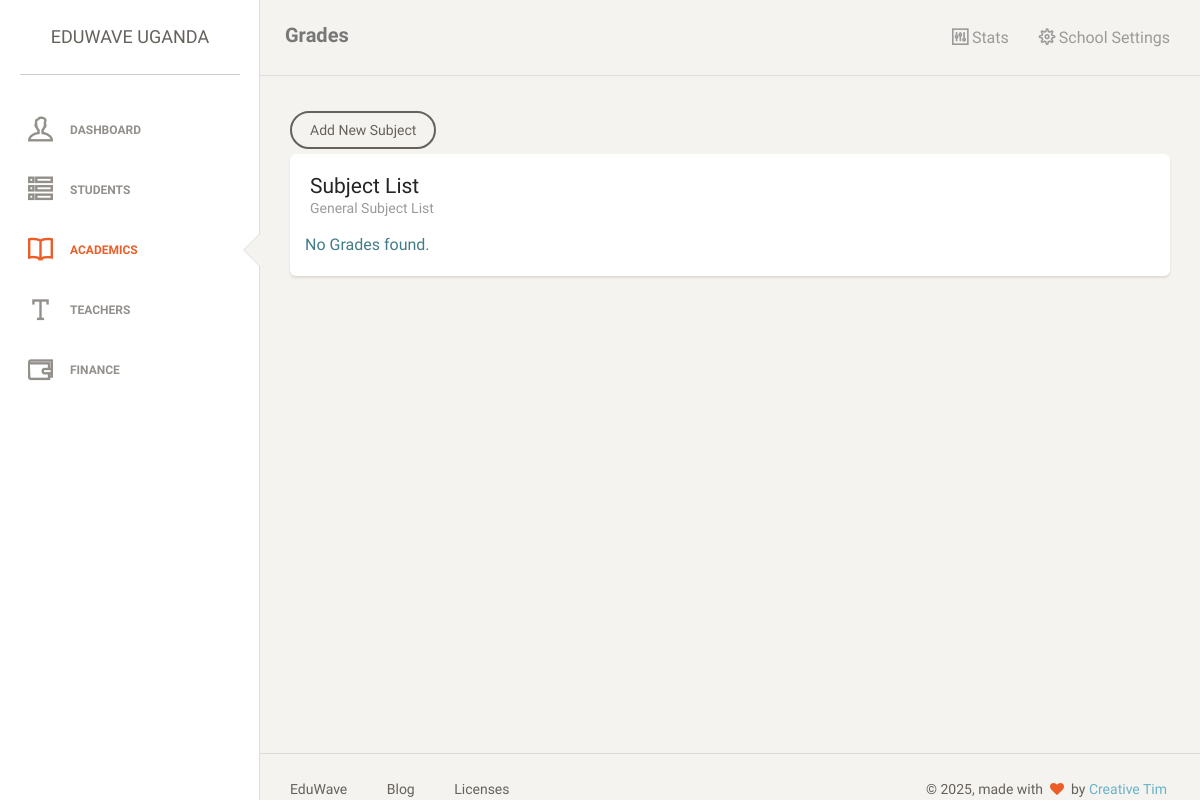
Before: /academics/subjects/ with the older database file.
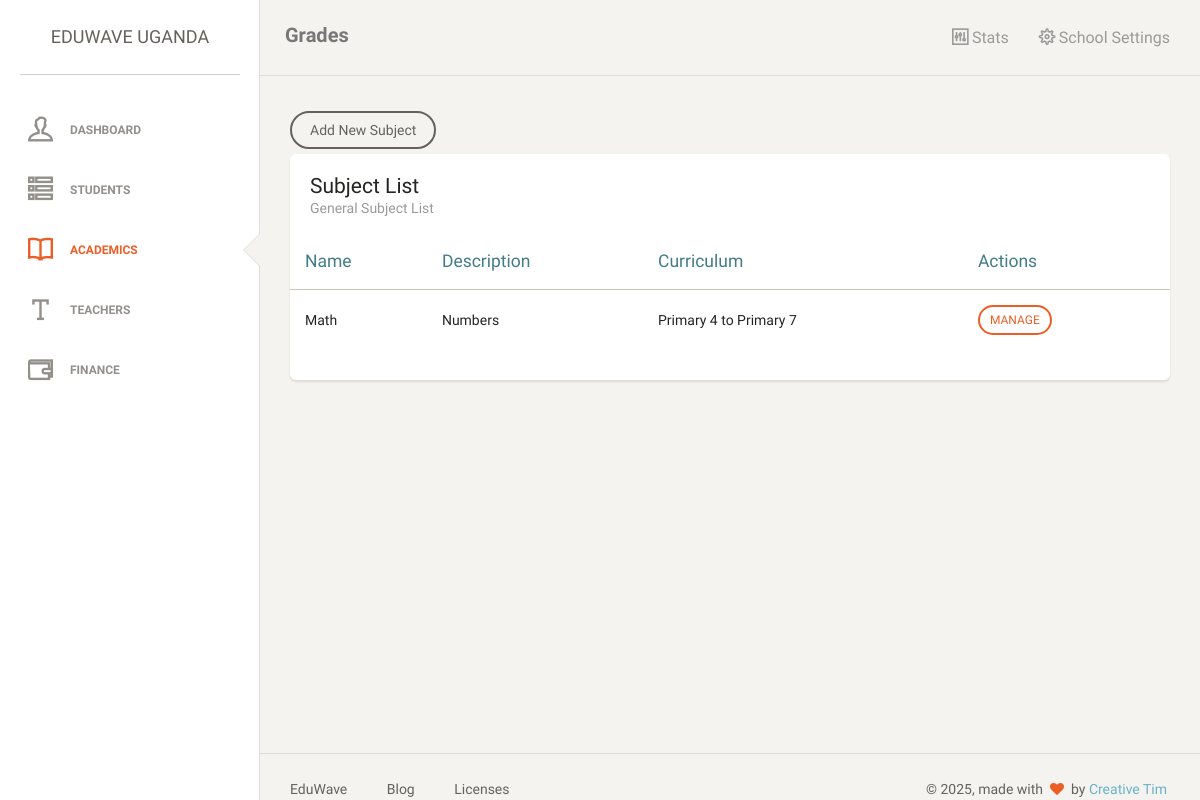
After: the same page with the newer database file.
### academic/models.py (models this page shows, shortened)
class Subject(models.Model):
    name = models.CharField(max_length=100)
    description = models.TextField()
    curriculum = models.ForeignKey('Curriculum', on_delete=models.CASCADE, related_name="subjects")
    created = models.DateField(auto_now_add=True)
    updated = models.DateField(auto_now=True)
    class Meta:
        db_table = "subject"
        db_table_comment = "This includes Subject data"
        ordering = ["name"]

class Curriculum(models.Model):
    name = models.CharField(max_length=150)
    objectives = models.TextField()
    learning_outcomes = models.TextField()
    created = models.DateField(auto_now_add=True)
    updated = models.DateField(auto_now=True)
    class Meta:
        db_table = "curriculum"
        db_table_comment = "This includes curriculum data"
        order_with_respect_to = "name"
    def __str__(self):
        return self.name

### academic/views.py (the view)
# urls.py: path('subjects/', views.subjects, name="subjects"),
def subjects(requests):
    subject_list = Subject.objects.all()
    return render(requests, "subjects.html", {"subject_list":subject_list})

### academic/templates/subjects.html
{% extends 'base.html' %}
{% block page_title %}Grades{% endblock page_title %}
{% block academicsSetActive %}active{% endblock academicsSetActive %}
{% block content %}
<div class="my-2">
    <a href="{% url 'register_subject' %}" class="btn btn-default">Add New Subject</a>
</div>
<div class="card">
    <div class="header">
        <h4 class="title">Subject List</h4>
        <p class="category">General Subject List</p>
    </div>
    <div class="content table-responsive table-full-width">
        {% if subject_list %}
            <table class="table table-striped">
                <thead>
                    <th class="text-primary fw-semo">Name</th>
                    <th class="text-primary fw-bold">Description</th>
                    <th class="text-primary fw-bold">Curriculum</th>
                    <th class="text-primary fw-bold">Actions</th>
                </thead>
                <tbody>
                    {% for subject in subject_list %}
                    <tr>
                        <td>{{subject.name}}</td>
                        <td>{{subject.description}}</td>
                        <td>{{subject.curriculum}}</td>
                        <td><a href="/students/student-details/{{student.id}}" class="btn btn-danger btn-sm">MANAGE</a></td>
                    </tr>
                    {% endfor %}
                </tbody>
            </table>
        {% else %}
            <div class="container">
                <p class="text-primary fw-bold">No Grades found.</p>
            </div>
        {% endif %}
    </div>
</div>
{% endblock content %}

### templates/base.html (shortened to what this page needs)
<!doctype html>
{% load static %}
<html lang="en">
<head>
    <link href="{% static 'assets/css/custom.css' %}" rel="stylesheet" />
    <link href="{% static 'assets/css/bootstrap.min.css' %}" rel="stylesheet" />
    <link href="{% static 'assets/css/animate.min.css' %}" rel="stylesheet" />
    <link href="{% static 'assets/css/paper-dashboard.css' %}" rel="stylesheet" />
    <link href="{% static 'assets/css/demo.css' %}" rel="stylesheet" />
    <link href="http://maxcdn.bootstrapcdn.com/font-awesome/latest/css/font-awesome.min.css" rel="stylesheet">
    <link href="{% static 'assets/css/themify-icons.css' %}" rel="stylesheet">
    <link rel="stylesheet" href="{% static 'assets/font-awesome/css/font-awesome.min.css' %}">
</head>
<body>
    <div class="wrapper">
        <div class="sidebar" data-background-color="white" data-active-color="danger">
            <div class="sidebar-wrapper">
                <div class="logo">
                    <a href="http://www.creative-tim.com" class="simple-text">
                        EduWave Uganda
                    </a>
                </div>
                <ul class="nav">
                    <li class="{% block dashboardSetActive %}{% endblock dashboardSetActive %}">
                        <a href="/">
                            <i class="ti-user"></i>
                            <p>Dashboard</p>
                        </a>
                    </li>
                    <li class="{% block studentSetActive %}{% endblock studentSetActive %}">
                        <a href="/students/">
                            <i class="ti-view-list-alt"></i>
                            <p>Students</p>
                        </a>
                    </li>
                    <li class="{% block academicsSetActive %}{% endblock academicsSetActive %}">
                        <a href="/academics/">
                            <i class="ti-book"></i>
                            <p>Academics</p>
                        </a>
                    </li>
                    <li class="{% block teacherSetActive %}{% endblock teacherSetActive %}">
                        <a href="/teachers/">
                            <i class="ti-text"></i>
                            <p>Teachers</p>
                        </a>
                    </li>
                    <li class="{% block financeSetActive %}{% endblock financeSetActive %}">
                        <a href="/finance/">
                            <i class="ti-wallet"></i>
                            <p>Finance</p>
                        </a>
                    </li>
                </ul>
            </div>
        </div>
        <div class="main-panel">
            <nav class="navbar navbar-default">
                <div class="container-fluid">
                    <div class="navbar-header">
                        <a class="navbar-brand" href="#">
                            {% block page_title %}      {% endblock page_title %}
                        </a>
                    </div>
                    <div class="collapse navbar-collapse">
                        <ul class="nav navbar-nav navbar-right">
                            <li>
                                <a href="#" class="dropdown-toggle" data-toggle="dropdown">
                                    <i class="ti-panel"></i>
                                    <p>Stats</p>
                                </a>
                            </li>
                            <li>
                                <a href="/general-information/create/">
                                    <i class="ti-settings"></i>
                                    <p>School Settings</p>
                                </a>
                            </li>
                        </ul>
                    </div>
                </div>
            </nav>
            <div class="content">
                <div class="container-fluid">
                    {% block content %}
                    {% endblock content %}
                </div>
            </div>
            <footer class="footer">
                <div class="container-fluid">
                    <nav class="pull-left">
                        <ul>
                            <li>
                                <a href="http://www.creative-tim.com">
                                    EduWave
                                </a>
                            </li>
                            <li>
                                <a href="http://blog.creative-tim.com">
                                    Blog
                                </a>
                            </li>
                            <li>
                                <a href="http://www.creative-tim.com/license">
                                    Licenses
                                </a>
                            </li>
                        </ul>
                    </nav>
                    <div class="copyright pull-right">
                        &copy;
                        <script>document.write(new Date().getFullYear())</script>, made with <i
                            class="fa fa-heart heart"></i> by <a href="http://www.creative-tim.com">Creative Tim</a>
                    </div>
                </div>
            </footer>
        </div>
    </div>
</body>
</html>

### static/assets/css/custom.css (style rules this page uses)
.mt-2, .my-2 { margin-top: 0.5rem !important; }
.mb-2, .my-2 { margin-bottom: 0.5rem !important; }

Changed rows visible on the page:
added Subject: name "Math", description "Numbers", curriculum "Primary 4 to Primary 7"
Other visible differences:
text no longer shown: "No Grades found."
text now shown: "Name Description Curriculum Actions"
